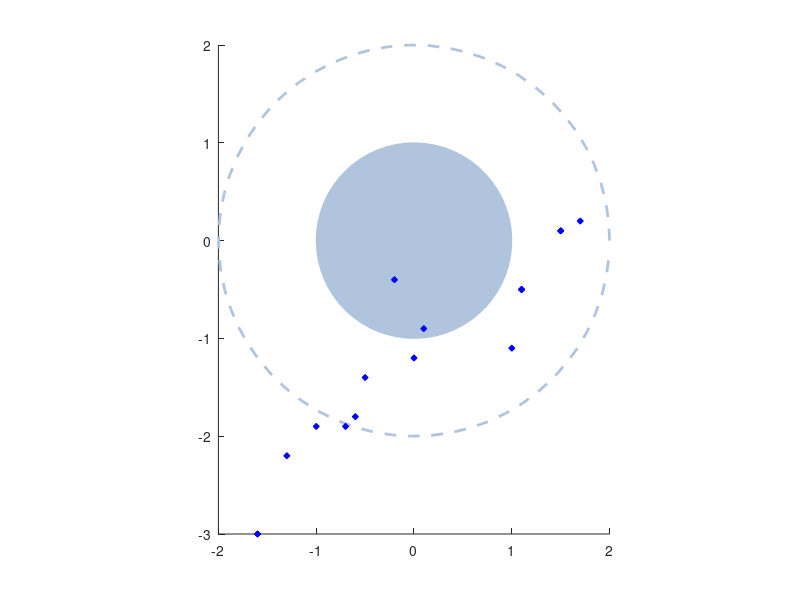

Reproduce this figure in MATLAB. (Note: this script raises an error after producing the figure.)
fid = fopen('ellipsedata.txt');
data = textscan(fid, '%f %f %f %f %s');
X=data{1,1};
XE=data{1,2};
Y=data{1,3};
YE=data{1,4};
sizeSymbol = 20;
close all;
clear title xlabel ylabel;
%hFigure = figure('Units', 'pixels', 'Position', [100 100 740 440]);
hFigure = figure('Units', 'pixels', 'Position', [100 100 800 400]);
daspect([1,1,1]);
hold on;

%Draw Ellipse
angle = 43.2/180*pi;
%a = 0.912317;
a = 1;
%b = 0.942536;
b = 1;
cx = 0;
cy = 0;
color = [176/255,196/255,222/255];
r=0:0.1:2*pi+0.1;
p=[(a*cos(r))' (b*sin(r))'];
alpha=[cos(angle) -sin(angle)
       sin(angle) cos(angle)];   
p1=p*alpha; 
h0 = patch(cx+p1(:,1),cy+p1(:,2),color,'EdgeColor',color);

% Circle
t = 0 : .1 : 2*pi;
x = 2 * cos(t) + 0;
y = 2 * sin(t) + 0;
ch=plot(x, y,'--');
set(ch,'Color',color);
set(ch,'LineWidth',2);

%hh = hatchfill(h0,'cross',45,40,color);
%set(hh,'color','w','linewidth',1.5)

% Twin_Kwashiorkor
color=[0 0 255/255]; % 9
initIdx=1;
endIdx=16;
%h1 = scatter(X(initIdx:endIdx),Y(initIdx:endIdx),size,color,'filled','MarkerEdgeColor',[0 0 255/255], 'MarkerFaceColor',color);
h1 = scatter(X(initIdx:endIdx),Y(initIdx:endIdx),sizeSymbol,'d','filled','MarkerEdgeColor',[0 0 255/255], 'MarkerFaceColor',color);
h1b = errorbarxy(X(initIdx:endIdx),Y(initIdx:endIdx),XE(initIdx:endIdx),YE(initIdx:endIdx),{'.',color,color});

% Twin_healthy
color=[0/255 255/255 255/255]; % 8
initIdx=17;
endIdx=31;
%h2 = scatter(X(initIdx:endIdx),Y(initIdx:endIdx),size,color,'filled','MarkerEdgeColor',[0 0 0], 'MarkerFaceColor',color);
%h2 = scatter(X(initIdx:endIdx),Y(initIdx:endIdx),'d','filled','MarkerEdgeColor',[0/255 255/255 255/255], 'MarkerFaceColor',color);
%h2b = errorbarxy(X(initIdx:endIdx),Y(initIdx:endIdx),XE(initIdx:endIdx),YE(initIdx:endIdx),{'.',color,color});

% Plant_Diet
color=[0 153/255 76/255]; % 7
initIdx=32;
endIdx= 41;
%h3 = scatter(X(initIdx:endIdx),Y(initIdx:endIdx),size,color,'filled','MarkerEdgeColor',[0 0 0], 'MarkerFaceColor',color)
h3 = scatter(X(initIdx:endIdx),Y(initIdx:endIdx),sizeSymbol,'s','filled','MarkerEdgeColor',[0 153/255 76/255], 'MarkerFaceColor',color);
h3b = errorbarxy(X(initIdx:endIdx),Y(initIdx:endIdx),XE(initIdx:endIdx),YE(initIdx:endIdx),{'.',color,color});

% Animal_Diet
color=[0/255 255/255 0/255]; % 6
initIdx=42;
endIdx=49;
%h4 = scatter(X(initIdx:endIdx),Y(initIdx:endIdx),size,color,'filled','MarkerEdgeColor',[0 0 0], 'MarkerFaceColor',color);
h4 = scatter(X(initIdx:endIdx),Y(initIdx:endIdx),sizeSymbol,'s','filled','MarkerEdgeColor',[0/255 255/255 0/255], 'MarkerFaceColor',color);
h4b = errorbarxy(X(initIdx:endIdx),Y(initIdx:endIdx),XE(initIdx:endIdx),YE(initIdx:endIdx),{'.',color,color});

% OB_II
color=[255/255 255/255 0/255]; % 3; % 5
initIdx= 50;
endIdx= 51;
%h5 = scatter(X(initIdx:endIdx),Y(initIdx:endIdx),size,color,'filled','MarkerEdgeColor',[0 0 0], 'MarkerFaceColor',color);
%h5 = scatter(X(initIdx:endIdx),Y(initIdx:endIdx),'>','filled','MarkerEdgeColor',[255/255 255/255 0/255], 'MarkerFaceColor',color);
%h5b = errorbarxy(X(initIdx:endIdx),Y(initIdx:endIdx),XE(initIdx:endIdx),YE(initIdx:endIdx),{'.',color,color});

% OB_III
color=[255/255 204/255 204/255]; %4
initIdx= 52;
endIdx= 55;
%h6 = scatter(X(initIdx:endIdx),Y(initIdx:endIdx),size,color,'filled','MarkerEdgeColor',[0 0 0], 'MarkerFaceColor',color);
h6 = scatter(X(initIdx:endIdx),Y(initIdx:endIdx),sizeSymbol,'>','filled','MarkerEdgeColor',[255/255 204/255 204/255], 'MarkerFaceColor',color);
h6b = errorbarxy(X(initIdx:endIdx),Y(initIdx:endIdx),XE(initIdx:endIdx),YE(initIdx:endIdx),{'.',color,color});

% OB_III_DIET
color=[204/255 0/255 204/255]; % 3
initIdx=56;
endIdx=58;
%h7 = scatter(X(initIdx:endIdx),Y(initIdx:endIdx),size,color,'filled','MarkerEdgeColor',[0 0 0], 'MarkerFaceColor',color);
h7 = scatter(X(initIdx:endIdx),Y(initIdx:endIdx),sizeSymbol,'>','filled','MarkerEdgeColor',[204/255 0/255 204/255], 'MarkerFaceColor',color);
h7b = errorbarxy(X(initIdx:endIdx),Y(initIdx:endIdx),XE(initIdx:endIdx),YE(initIdx:endIdx),{'.',color,color});

% Antibiotics
color=[255/255 51/255 51/255]; % 2
initIdx=59;
endIdx=64;
h8 = scatter(X(initIdx:endIdx),Y(initIdx:endIdx),sizeSymbol,color,'filled','MarkerEdgeColor',[255/255 51/255 51/255], 'MarkerFaceColor',color);
h8b = errorbarxy(X(initIdx:endIdx),Y(initIdx:endIdx),XE(initIdx:endIdx),YE(initIdx:endIdx),{'.',color,color});

% IBS (SPECIAL DATA PLACEMENT)
color=[0/255 0/255 0/255]; % 1
initIdx= 65;
endIdx= 66;
specialIdx = 66;
X(specialIdx) = X(specialIdx)-7.0; % move data in the figure (custom X-axis labeling required) 
XE(specialIdx) = XE(specialIdx)/2.0; % rescale data in the figure (custom X-axis labeling required) 
h9 = scatter(X(initIdx:endIdx),Y(initIdx:endIdx),sizeSymbol,'p','filled','MarkerEdgeColor',[0/255 0/255 0/255], 'MarkerFaceColor',color);
h9b = errorbarxy(X(initIdx:endIdx),Y(initIdx:endIdx),XE(initIdx:endIdx),YE(initIdx:endIdx),{'w.',color,color});

% HLS_TRIP
color=[255/255 0/255 255/255]; % 
initIdx= 67;
endIdx= 67;
h10 = scatter(X(initIdx:endIdx),Y(initIdx:endIdx),sizeSymbol,'^','filled','MarkerEdgeColor',color, 'MarkerFaceColor',color);
h10b = errorbarxy(X(initIdx:endIdx),Y(initIdx:endIdx),XE(initIdx:endIdx),YE(initIdx:endIdx),{'w.',color,color});

% HLS_SICK
color=[127/255 0/255 255/255]; % 
initIdx= 68;
endIdx= 68;
h11 = scatter(X(initIdx:endIdx),Y(initIdx:endIdx),sizeSymbol,'^','filled','MarkerEdgeColor',color, 'MarkerFaceColor',color);
h11b = errorbarxy(X(initIdx:endIdx),Y(initIdx:endIdx),XE(initIdx:endIdx),YE(initIdx:endIdx),{'w.',color,color});

%hTitle  = title ('Diagram of regions for health and sick members.');
hXLabel = xlabel('Variability (SD units)');
hYLabel = ylabel('Scaling Index (SD units)');
lbl = {'Zone of Health','Kwashiorkor','Plant Diet','Animal Diet','Ob III','Ob III Diet','Antibiotics','IBS','Lifestyle Trip','Lifestyle Sick'};
hLegend = legend([h0 h1 h3 h4 h6 h7 h8 h9 h10 h11],lbl,'Location','southeast');

% Custom X-axis ticks and labeling 
set([hXLabel, hYLabel],'FontName','AvantGarde','FontSize',14);
set(gca, 'Box','on','TickDir','out','TickLength',[.01 .01],'XMinorTick','off','YMinorTick','off','XColor',[.0 .0 .0],'YColor',[.0 .0 .0],'LineWidth',0.4,'FontName','AvantGarde','FontSize',10);
set(gca, 'XTickLabel',{'-2','0','2','4','6','8','10','17','21','25','29'});
%set(gca, 'XTickLabel',{'-2','0','2','4','6','8','13','15','17','19','21','23'});
axis([-2.5 18 -4 6]);
%axis([-2.5 9.5 -4 3.5]);
%axis([-2.5 16 -4 6]);

%--------------------
%start=8.5;
%width=0.5;
%stop=9;
%ytick=get(gca,'YTick');
%t1=text(start+width/2,ytick(1),'//','fontsize',15);
%t2=text(start+width/2,ytick(max(length(ytick))),'//','fontsize',15);
axbreak = 10.5;
ytick=get(gca,'YTick');
t1=text(axbreak,ytick(1),'//','fontsize',15);
t2=text(axbreak,ytick(max(length(ytick))),'//','fontsize',15);
%-------------
        
set(gcf, 'PaperUnits', 'centimeters','PaperPositionMode', 'auto','PaperSize',[20, 40]);

%print(hFigure, '-dpng', '-zbuffer','-r600', 'Fig2.png');
%print(hFigure, 'Fig2.pdf','-dpdf', '-r600', '-bestfit');
print(hFigure, 'Fig2.eps','-depsc2', '-r600');

% set(hFigure, 'PaperUnits','centimeters')
% %set(hFigure, 'PaperSize',[10 10])
% print(hFigure, '-dpng', '-zbuffer','-r600', 'Fig2.png')

fclose(fid);